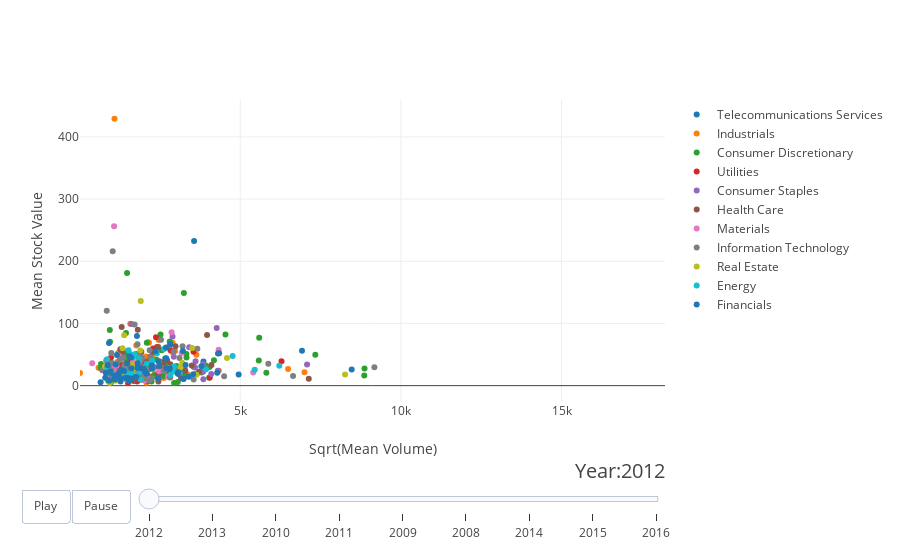

Source (notebook cell):
### Code cell
from plotly.offline import init_notebook_mode, iplot
from IPython.display import display, HTML
init_notebook_mode(connected=True)
from plotly.grid_objs import Grid, Column
from plotly.tools import FigureFactory as FF 


#make figure 
figure = {
    'data': [],
    'layout': {},
    'frames': [],
    'config': {'scrollzoom': True}
}

#fill layout
figure['layout']['xaxis']={'title':'Sqrt(Mean Volume)','range':[min(SP['mean_volume']),max(SP['mean_volume'])] }
figure['layout']['yaxis'] = {'title': 'Mean Stock Value'}
figure['layout']['hovermode'] = 'closest'

#Slider information
figure['layout']['slider'] = {
    'args': [
        'slider.value', {
            'duration': 400,
            'ease': 'cubic-in-out'
        }
    ],
    'initialValue': '2008',
    'plotlycommand': 'animate',
    'values': years,
    'visible': True
}
figure['layout']['updatemenus'] = [
    {
        'buttons': [
            {
                'args': [None, {'frame': {'duration': 500, 'redraw': False},
                         'fromcurrent': True, 'transition': {'duration': 300, 'easing': 'quadratic-in-out'}}],
                'label': 'Play',
                'method': 'animate'
            },
            {
                'args': [[None], {'frame': {'duration': 0, 'redraw': False}, 'mode': 'immediate',
                'transition': {'duration': 0}}],
                'label': 'Pause',
                'method': 'animate'
            }
        ],
        'direction': 'left',
        'pad': {'r': 10, 't': 87},
        'showactive': False,
        'type': 'buttons',
        'x': 0.1,
        'xanchor': 'right',
        'y': 0,
        'yanchor': 'top'
    }
]

# determine where on the plot the slider will appear.
sliders_dict = {
    'active': 0,
    'yanchor': 'top',
    'xanchor': 'left',
    'currentvalue': {
        'font': {'size': 20},
        'prefix': 'Year:',
        'visible': True,
        'xanchor': 'right'
    },
    'transition': {'duration': 300, 'easing': 'cubic-in-out'},
    'pad': {'b': 10, 't': 50},
    'len': 0.9,
    'x': 0.1,
    'y': 0,
    'steps': []
}

#make data
year = '2008'
for sector in sectors:
    dataset_by_year = SP[SP["years"]==year]
    dataset_by_year_and_sector = dataset_by_year[dataset_by_year['sector']==sector]
        
    data_dict = {
            'x':list(dataset_by_year_and_sector['mean_volume']),
            'y': list(dataset_by_year_and_sector['stock_price']),
            'text': list(dataset_by_year_and_sector['company']), #this should be stock name 
            'mode':'markers',
            'marker': {
                'sizemode': 'area',
                'sizeref': 200000,
            },
            'name': sector
        }
        
    figure['data'].append(data_dict)

    
# make frames

for year in years:
    frame = {'data': [], 'name': str(year)}
    for sector in sectors:
        dataset_by_year = SP[SP['years']==year]
        dataset_by_year_and_sector = dataset_by_year[dataset_by_year['sector']==sector]
        
        data_dict = {
            'x':list(dataset_by_year_and_sector['mean_volume']),
            'y': list(dataset_by_year_and_sector['stock_price']),
            'mode': 'markers',
            'text': list(dataset_by_year_and_sector['company']),  
            'marker': {
                'sizemode': 'area',
                'sizeref': 200000,
            },
            'name': sector
        }
        frame['data'].append(data_dict)
        
    figure['frames'].append(frame)
    slider_step = {'args': [
        [year],
        {'frame': {'duration': 500, 'redraw': False},
         'mode': 'immediate',
       'transition': {'duration': 500}}
     ],
     'label': year,
     'method': 'animate'}
    sliders_dict['steps'].append(slider_step)

    
figure['layout']['sliders'] = [sliders_dict]
iplot(figure, validate=False)

### Figure 1 — Plotly figure (JSON) as saved in the notebook; plotly's stock layout.template omitted (floating-point values rounded to 4 significant figures)
{"data": [{"marker": {"sizemode": "area", "sizeref": 200000}, "mode": "markers", "name": "Telecommunications Services", "text": ["AYI", "CLX", "GOOGL", "LKQ", "VRSK"], "x": [3853.0, 2663.0, 3562.0, 1139.0, 1650.0], "y": [38.69, 43.84, 232.7, 8.861, null]}, {"marker": {"sizemode": "area", "sizeref": 200000}, "mode": "markers", "name": "Industrials", "text": ["A", "ABC", "AEP", "AIG", "ALLE", "AMZN", "AVY", "BXP", "CBG", "CHK", "COO", "DHR", "DIS", "DNB", "DOW", "ED", "EOG", "EQT", "ETR", "EXPE", "FE", "FLIR", "FLS", "FTR", "FTV", "GIS", "GLW", "GPS", "GRMN", "HCA", "HSIC", "IFF", "INCY", "JEC", "JNJ", "JWN", "KHC", "L", "LNT", "MAT", "NKE", "NSC", "NTRS", "ORCL", "ORLY", "PCAR", "PXD", "R", "RHI", "RIG", "RL", "ROK", "ROP", "RSG", "SPGI", "STZ", "TGNA", "TSO", "UNH", "UNM", "UPS", "URBN", "URI", "VNO", "WFC", "XYL"], "x": [11.22, null, 1174.0, 1084.0, 2270.0, 2136.0, null, 1761.0, 1942.0, 1535.0, 1244.0, 3147.0, 2594.0, 2459.0, 1487.0, 1392.0, 2266.0, 2060.0, 2159.0, 1638.0, 1816.0, 1590.0, 2085.0, 2082.0, 1954.0, 4332.0, 2533.0, 1180.0, 3240.0, 2481.0, 1198.0, 1036.0, 1546.0, 2892.0, 1443.0, 7000.0, 3077.0, 1175.0, 1824.0, 2618.0, 2605.0, 2127.0, 2973.0, 1757.0, 6489.0, 2154.0, 1582.0, null, 3671.0, 1577.0, 2882.0, 1418.0, 1312.0, 1814.0, 1956.0, 2760.0, 1720.0, 2351.0, 587.4, 3359.0, 3635.0, 2479.0, 2126.0, 1403.0, 1432.0, 2588.0], "y": [20.49, 17.39, 26.55, 429.0, null, 69.88, 33.88, 64.43, 15.42, 35.18, 31.39, 26.54, 26.31, 73.37, 24.57, 27.74, 48.02, 46.93, 68.87, 25.35, 44.33, 30.74, 29.46, 4.621, null, 23.8, 16.53, 14.02, 29.54, null, 52.48, 32.95, 8.4, 68.87, 49.26, 21.61, null, 38.1, 11.94, 12.34, 13.27, 46.07, 55.74, 18.3, 26.86, 32.4, 48.53, 46.9, 19.84, 99.49, 54.16, 37.01, 52.45, 22.89, 30.11, 18.51, 16.08, 19.33, 28.9, 18.16, 49.63, 28.35, 15.79, 55.11, 23.67, null]}, {"marker": {"sizemode": "area", "sizeref": 200000}, "mode": "markers", "name": "Consumer Discretionary", "text": ["ACN", "ALK", "BAC", "BAX", "BLK", "BMY", "C", "CFG", "CHD", "CHTR", "CMG", "CNC", "CSX", "CTXS", "DISCK", "DLR", "DOV", "DVA", "DVN", "EA", "EBAY", "FDX", "GGP", "GILD", "GPC", "GPN", "GWW", "HAL", "HBI", "HCP", "HD", "HES", "HOLX", "HRS", "IRM", "KORS", "KSU", "LEN", "LH", "LNC", "LRCX", "LYB", "MAC", "MCHP", "MCO", "MLM", "MO", "NDAQ", "NFLX", "NFX", "NLSN", "NRG", "NWS", "O", "PKI", "PNR", "PVH", "PWR", "ROST", "RRC", "SCHW", "SLB", "SO", "SRE", "STI", "STT", "SYY", "TAP", "TMO", "TRIP", "TROW", "TSN", "TWX", "TXN", "TXT", "UAL", "UHS", "ULTA", "V", "VAR", "VRTX", "WEC", "WY", "XEL", "XL", "YUM"], "x": [4039.0, 975.5, 2777.0, 8867.0, 3245.0, 1448.0, 1476.0, 4211.0, null, 1493.0, 2518.0, 1853.0, null, 3283.0, 2236.0, null, 657.9, 1768.0, 1442.0, 2399.0, 2370.0, 5590.0, 8858.0, 3125.0, 3554.0, 1107.0, 2091.0, 1030.0, 3055.0, 1242.0, 1926.0, 4539.0, 1832.0, 1510.0, 2392.0, 5026.0, 2647.0, 1658.0, 2805.0, 1637.0, 3922.0, 5209.0, 664.6, 3177.0, 1581.0, 938.8, 4033.0, 2160.0, 2940.0, 3327.0, 4159.0, 3017.0, 1749.0, null, 3043.0, 2152.0, null, 1073.0, 890.7, 3324.0, 966.5, 944.4, 861.9, 934.6, 1475.0, 2557.0, 3796.0, 5577.0, 1436.0, 1886.0, null, 1751.0, 1023.0, 3076.0, 4180.0, 3303.0, 1573.0, 1138.0, 2624.0, 7336.0, 2039.0, 2311.0, 2553.0, 1186.0, 1738.0, 5812.0], "y": [29.8, 5.114, 27.58, 27.42, 149.1, 15.55, 181.0, null, 12.41, null, 82.22, 9.845, 14.45, 23.54, 6.504, 25.75, 28.53, 26.04, 84.82, 41.46, null, 77.19, 16.39, 23.75, 30.4, 20.68, 69.16, 32.19, 5.72, 17.69, 20.38, 82.08, 22.41, 36.48, 16.47, null, 36.29, 12.91, 70.8, 37.85, 32.31, null, 34.99, 20.96, 29.08, 89.4, 12.88, 30.69, 4.095, 45.3, null, 31.43, null, 15.11, 22.34, 26.75, 33.63, 25.01, 7.386, 51.01, 18.54, 70.6, 23.96, 40.11, 40.21, 56.77, 21.28, 40.58, 50.33, null, 40.07, 12.41, 27.52, 20.59, 40.64, 15.96, 25.56, 12.01, 15.81, 49.78, 25.93, 16.78, 15.43, 14.02, 18.82, 20.75]}, {"marker": {"sizemode": "area", "sizeref": 200000}, "mode": "markers", "name": "Utilities", "text": ["ADBE", "AFL", "ALL", "ALXN", "AMGN", "CL", "CSRA", "DAL", "ECL", "EL", "EMR", "ESS", "EVHC", "FBHS", "FCX", "FRT", "NI", "NOC", "NUE", "PFE", "PGR", "PM", "PSA", "SBUX", "SIG", "SPG", "WHR", "XLNX"], "x": [1939.0, 2196.0, 1938.0, null, 976.4, 1166.0, 7824.0, 1745.0, 6284.0, 1506.0, 1517.0, 2378.0, 1367.0, null, null, 3545.0, 1505.0, null, 1608.0, 2817.0, 4049.0, 1317.0, 2409.0, 1789.0, 1433.0, 2284.0, 2826.0, 2445.0], "y": [35.33, 45.65, 34.22, 18.13, 45.37, 29.35, null, 9.066, 39.18, 19.19, 35.36, 77.88, null, null, 31.49, 54.52, 4.38, 46.82, 42.52, 13.56, 12.91, 33.8, 62.23, 6.86, 18.96, 59.74, 56.74, 18.16]}, {"marker": {"sizemode": "area", "sizeref": 200000}, "mode": "markers", "name": "Consumer Staples", "text": ["ALB", "AVGO", "CB", "CCI", "COF", "CRM", "CTAS", "CTSH", "CVX", "DD", "DFS", "DG", "DISCA", "EIX", "FB", "GT", "HST", "JNPR", "KIM", "KMB", "KR", "KSS", "MCK", "MDT", "MON", "MOS", "MRK", "PCLN", "PFG", "PPG", "RHT", "SYK", "TIF", "UA", "WBA", "WDC", "WYN"], "x": [2332.0, 1321.0, 2932.0, 2828.0, 1886.0, null, 4302.0, 1263.0, 3411.0, 3590.0, 2482.0, 2488.0, 3851.0, 991.3, 2168.0, 4096.0, 947.9, 3842.0, null, 2182.0, null, 3849.0, 1895.0, 3608.0, 4266.0, 2891.0, null, 1609.0, 7078.0, 975.1, 1338.0, null, 3546.0, 1858.0, 1148.0, 2730.0, 1620.0], "y": [29.88, null, 46.39, 29.02, 37.7, 13.43, 23.84, 13.49, 61.7, 29.19, 12.65, null, 10.11, 34.76, null, 18.69, 10.79, 22.47, 21.51, 42.91, 11.61, 34.75, 48.68, 39.22, 92.8, 78.84, 26.35, 99.09, 34.04, 23.66, 18.08, 53.82, 31.04, null, 27.29, 23.2, 14.13]}, {"marker": {"sizemode": "area", "sizeref": 200000}, "mode": "markers", "name": "Health Care", "text": ["AAL", "AAP", "ADI", "ADS", "AET", "AGN", "AMT", "AN", "APC", "BF-B", "BHI", "BK", "BRK-B", "CAG", "CAH", "CELG", "CF", "CI", "CINF", "CMA", "COG", "DLPH", "DLTR", "DPS", "ETFC", "EW", "FFIV", "HAR", "HON", "HRL", "IBM", "IDXX", "ILMN", "IPG", "IVZ", "JPM", "LB", "LLTC", "M", "MDLZ", "MET", "MHK", "MKC", "MTD", "OXY", "PDCO", "PEG", "PEP", "QCOM", "REGN", "SWK", "TGT", "TMK", "UNP", "USB", "VIAB", "VRSN", "WFM", "ZBH", "ZTS"], "x": [2114.0, 2820.0, 2797.0, 1921.0, 2589.0, 1975.0, 1743.0, 3156.0, 2266.0, 2449.0, 1267.0, 1974.0, 3966.0, 2186.0, 2476.0, 2490.0, 1961.0, null, 1905.0, 1318.0, 3237.0, 1369.0, 1134.0, 3106.0, 766.8, null, 1460.0, 4101.0, 2497.0, 1681.0, 1809.0, 3286.0, 906.2, 2452.0, 1905.0, 3491.0, 1941.0, 1026.0, null, 2124.0, 2723.0, 2984.0, null, 1309.0, 1330.0, 1330.0, 1279.0, 1763.0, null, 1062.0, 1476.0, 2067.0, 3716.0, 1933.0, 1188.0, 2076.0, null, 7132.0, 2446.0, 1939.0], "y": [7.536, 34.53, 21.25, 54.43, 36.81, 27.22, 34.36, 12.1, 53.56, 15.37, 58.71, 32.14, 81.34, 12.11, 30.12, 30.52, 19.4, 35.7, 21.34, 26.92, 10.85, null, 11.27, 17.86, 31.55, 13.3, 25.24, 33.1, 38.77, 7.667, 89.92, 24.46, 35.79, 6.594, 17.48, 32.55, 9.3, 22.7, 15.74, 15.93, 40.49, 63.36, 29.67, 94.3, 53.95, 26.75, 27.36, 50.83, 35.33, 18.98, 35.04, 38.52, 22.39, 27.67, 25.41, 26.43, 26.31, 11.08, 62.2, null]}, {"marker": {"sizemode": "area", "sizeref": 200000}, "mode": "markers", "name": "Materials", "text": ["ADSK", "AES", "BBT", "BCR", "CMCSA", "EFX", "EMN", "EQR", "ESRX", "GD", "GOOG", "IR", "ISRG", "LUK", "MAS", "MPC", "MSFT", "NEM", "NVDA", "PLD", "PNC", "SHW", "SJM", "WAT", "WRK"], "x": [1441.0, 1765.0, 2472.0, 2863.0, 2020.0, 1574.0, 2020.0, 1066.0, 1073.0, null, null, 2610.0, 1072.0, 1841.0, 2139.0, 2949.0, 5401.0, 1664.0, 2754.0, 1148.0, 3175.0, 1228.0, 392.0, 4326.0, 4878.0], "y": [32.56, 13.49, 23.28, 85.75, 8.114, 29.53, 23.25, 23.96, 32.77, 63.66, 232.2, 23.59, 256.4, 37.04, 11.86, null, 21.26, 38.28, 14.82, 32.01, 52.33, 47.85, 36.2, 57.53, null]}, {"marker": {"sizemode": "area", "sizeref": 200000}, "mode": "markers", "name": "Information Technology", "text": ["AAPL", "ABBV", "ABT", "AEE", "AIV", "AJG", "AKAM", "ANTM", "APA", "ATVI", "AVB", "AZO", "BA", "CAT", "CBOE", "COP", "CPB", "CTL", "DE", "DHI", "ES", "ETN", "FITB", "FL", "FMC", "FOXA", "FSLR", "FTI", "HAS", "HIG", "HRB", "HUM", "INTC", "IP", "ITW", "KEY", "KO", "LEG", "LMT", "MCD", "MMC", "MMM", "MNK", "MSI", "NAVI", "NBL", "NWL", "OMC", "PAYX", "PBCT", "PX", "PYPL", "RCL", "RTN", "SEE", "SNA", "SWN", "T", "TDC", "TEL", "TSCO", "VMC", "VTR", "WMB", "WMT", "XOM", "XRAY", "YHOO"], "x": [1244.0, 16810.0, 1840.0, 2031.0, 1778.0, 1280.0, 873.9, 1848.0, 1710.0, 2808.0, 3203.0, 843.5, 985.1, 1597.0, 2082.0, 829.3, null, null, 2923.0, 1225.0, 1258.0, 1554.0, 1995.0, 3549.0, 1873.0, 2250.0, 1029.0, 2136.0, 991.2, 2192.0, 6642.0, 1346.0, 1179.0, 2067.0, 1012.0, 1600.0, 1666.0, 2433.0, 2532.0, 1949.0, 882.8, 2178.0, 2332.0, 9175.0, 2811.0, null, 4497.0, 1389.0, 3028.0, 2006.0, 1801.0, 1516.0, 2620.0, 1360.0, 3604.0, 1244.0, 2242.0, 2012.0, 1257.0, 704.3, 2164.0, 3664.0, 1660.0, 1983.0, 3109.0, 2809.0, 5872.0, null], "y": [18.39, null, 20.88, 26.68, 17.6, 17.42, 26.13, 46.83, 98.26, 13.11, 63.39, 120.5, 52.58, 50.05, null, 40.73, 26.65, 17.52, 54.72, 10.66, 18.68, 27.14, 13.7, 9.796, 26.55, 12.0, 216.1, 25.75, 24.54, 45.97, 15.66, 44.87, 14.98, 18.15, 36.32, 13.51, 20.72, 12.08, 73.67, 43.82, 21.49, 56.74, null, 29.64, null, 32.62, 15.19, 32.92, 22.89, 11.64, 66.59, null, 23.27, 45.65, 18.12, 40.88, 34.75, 20.61, 21.36, 24.93, 8.643, 59.38, 27.08, 16.67, 44.32, 64.99, 35.11, 21.15]}, {"marker": {"sizemode": "area", "sizeref": 200000}, "mode": "markers", "name": "Real Estate", "text": ["AMG", "ARNC", "BBBY", "CA", "CHRW", "DGX", "DTE", "EXR", "F", "FAST", "FIS", "FLR", "GS", "HP", "HSY", "JCI", "KMI", "LVLT", "MNST", "PRGO", "PSX", "RAI", "REG", "SLG", "SNI", "UAA", "VLO", "VZ", "WM", "WU"], "x": [1386.0, 1890.0, 2770.0, 3635.0, 4586.0, null, 1699.0, 1436.0, 936.0, 8261.0, 1675.0, 1334.0, 1902.0, 2467.0, 3141.0, 1623.0, 1755.0, 3192.0, null, 1626.0, 1447.0, 1122.0, 1824.0, 3503.0, 788.6, null, 1997.0, 1409.0, null, null], "y": [80.96, 56.53, 28.29, 17.36, 44.37, 43.34, 27.71, 10.28, 4.164, 17.79, 17.75, 60.24, 136.0, 38.64, 29.38, 15.41, null, 36.82, 5.273, 33.4, null, 8.309, 39.18, 60.38, 30.99, 4.012, 29.06, 21.15, 24.71, 17.78]}, {"marker": {"sizemode": "area", "sizeref": 200000}, "mode": "markers", "name": "Energy", "text": ["AON", "APH", "BBY", "CBS", "CMI", "CMS", "COH", "CXO", "D", "DRI", "EXC", "EXPD", "FISV", "GE", "HCN", "HPE", "HPQ", "KMX", "MA", "MAA", "MTB", "MUR", "NEE", "NOV", "NWSA", "OKE", "PG", "PH", "QRVO", "SCG", "SPLS", "TDG", "TSS", "VFC", "WYNN"], "x": [2261.0, 1467.0, 2938.0, null, 856.0, 1899.0, 2950.0, 3936.0, 862.3, 1860.0, 1581.0, 2091.0, 1426.0, 1611.0, null, 1368.0, null, null, 3114.0, 6215.0, 2625.0, 4761.0, 1847.0, 1656.0, null, 1251.0, 1714.0, 2403.0, 4767.0, 5449.0, 1666.0, 1172.0, 2826.0, 1205.0, 1521.0], "y": [39.64, 18.6, 30.58, 14.7, 42.58, 9.694, 22.62, 26.44, 29.24, 21.36, 50.04, 35.16, 23.21, 20.22, 28.06, null, 16.49, 15.47, 20.5, 32.09, 58.76, 47.77, 43.6, 46.18, null, 12.53, 50.43, 51.87, null, 25.47, 16.76, 19.19, 17.71, 14.04, 56.73]}, {"marker": {"sizemode": "area", "sizeref": 200000}, "mode": "markers", "name": "Financials", "text": ["ADM", "ADP", "AIZ", "AMAT", "AME", "AMP", "APD", "AWK", "AXP", "BDX", "BEN", "BIIB", "BLL", "BSX", "BWA", "CCL", "CERN", "CME", "CNP", "COL", "COST", "COTY", "CSCO", "CVS", "DUK", "EQIX", "FOX", "GM", "HBAN", "HOG", "ICE", "INTU", "JBHT", "K", "KLAC", "LLL", "LLY", "LOW", "LUV", "MAR", "MJN", "MRO", "MS", "MU", "MYL", "NTAP", "PCG", "PHM", "PNW", "PPL", "PRU", "RF", "SRCL", "STX", "SWKS", "SYF", "SYMC", "TJX", "TRV", "UDR", "UTX", "WLTW", "XEC", "XRX", "ZION"], "x": [2257.0, 2802.0, 1600.0, 1763.0, 4950.0, 3299.0, 2688.0, 1093.0, 873.7, 914.6, 1299.0, 2366.0, 818.6, 1257.0, 3533.0, 1613.0, 3221.0, 6921.0, 1091.0, 2696.0, 4343.0, 2500.0, 3057.0, 2244.0, 1124.0, 2821.0, 1490.0, 4161.0, 1540.0, 2689.0, 3065.0, 8468.0, 1927.0, 2460.0, 2040.0, 1784.0, 2479.0, 1209.0, 1260.0, 1386.0, 1020.0, 4282.0, 3789.0, 652.9, 1608.0, 2086.0, 1996.0, 1444.0, 952.9, 1801.0, 1161.0, 797.2, 3214.0, 2444.0, 925.4, 2616.0, 1451.0, 1739.0, 1811.0, 3398.0, 4307.0, 1368.0, 1551.0, 1272.0, 1483.0], "y": [27.36, 28.02, 45.44, 13.79, 17.91, 33.39, 61.47, 16.05, 32.61, 68.39, 24.91, 55.43, 20.39, 11.51, 18.3, 28.02, 10.94, 56.01, 9.708, 44.0, 52.09, null, 19.07, 32.35, 34.12, 66.6, 12.39, null, 7.487, 28.34, 21.37, 25.88, 28.15, 38.89, 22.24, 79.75, 31.69, 19.3, 12.08, 23.41, null, 20.62, 30.99, 5.586, 11.71, 19.09, 27.6, 11.55, 22.73, 28.53, 49.29, 12.61, 55.69, 11.73, 7.712, null, 12.83, 13.44, 36.04, 14.16, 51.64, null, 47.28, 6.743, 35.8]}], "layout": {"hovermode": "closest", "slider": {"args": ["slider.value", {"duration": 400, "ease": "cubic-in-out"}], "initialValue": "2008", "plotlycommand": "animate", "values": ["2012", "2013", "2010", "2011", "2009", "2008", "2014", "2015", "2016"], "visible": true}, "sliders": [{"active": 0, "currentvalue": {"font": {"size": 20}, "prefix": "Year:", "visible": true, "xanchor": "right"}, "len": 0.9, "pad": {"b": 10, "t": 50}, "steps": [{"args": [["2012"], {"frame": {"duration": 500, "redraw": false}, "mode": "immediate", "transition": {"duration": 500}}], "label": "2012", "method": "animate"}, {"args": [["2013"], {"frame": {"duration": 500, "redraw": false}, "mode": "immediate", "transition": {"duration": 500}}], "label": "2013", "method": "animate"}, {"args": [["2010"], {"frame": {"duration": 500, "redraw": false}, "mode": "immediate", "transition": {"duration": 500}}], "label": "2010", "method": "animate"}, {"args": [["2011"], {"frame": {"duration": 500, "redraw": false}, "mode": "immediate", "transition": {"duration": 500}}], "label": "2011", "method": "animate"}, {"args": [["2009"], {"frame": {"duration": 500, "redraw": false}, "mode": "immediate", "transition": {"duration": 500}}], "label": "2009", "method": "animate"}, {"args": [["2008"], {"frame": {"duration": 500, "redraw": false}, "mode": "immediate", "transition": {"duration": 500}}], "label": "2008", "method": "animate"}, {"args": [["2014"], {"frame": {"duration": 500, "redraw": false}, "mode": "immediate", "transition": {"duration": 500}}], "label": "2014", "method": "animate"}, {"args": [["2015"], {"frame": {"duration": 500, "redraw": false}, "mode": "immediate", "transition": {"duration": 500}}], "label": "2015", "method": "animate"}, {"args": [["2016"], {"frame": {"duration": 500, "redraw": false}, "mode": "immediate", "transition": {"duration": 500}}], "label": "2016", "method": "animate"}], "transition": {"duration": 300, "easing": "cubic-in-out"}, "x": 0.1, "xanchor": "left", "y": 0, "yanchor": "top"}], "updatemenus": [{"buttons": [{"args": [null, {"frame": {"duration": 500, "redraw": false}, "fromcurrent": true, "transition": {"duration": 300, "easing": "quadratic-in-out"}}], "label": "Play", "method": "animate"}, {"args": [[null], {"frame": {"duration": 0, "redraw": false}, "mode": "immediate", "transition": {"duration": 0}}], "label": "Pause", "method": "animate"}], "direction": "left", "pad": {"r": 10, "t": 87}, "showactive": false, "type": "buttons", "x": 0.1, "xanchor": "right", "y": 0, "yanchor": "top"}], "xaxis": {"range": [11.16, 18220.0], "title": "Sqrt(Mean Volume)"}, "yaxis": {"title": "Mean Stock Value"}}}
